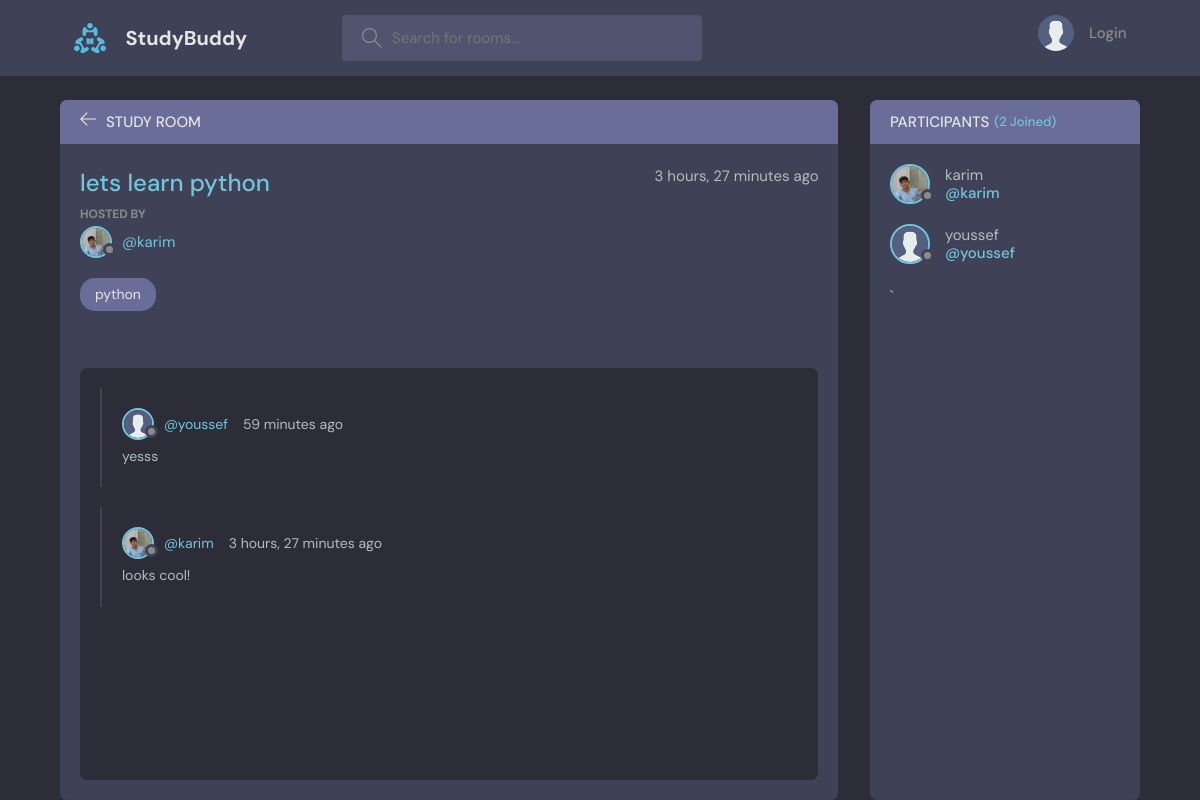
/room/1, run on the app's committed database.
### base/models.py (models this page shows, shortened)
class Room(models.Model):
    host = models.ForeignKey(User , on_delete=models.SET_NULL , null=True)
    topic =  models.ForeignKey(Topic , on_delete=models.SET_NULL , null=True)
    name = models.CharField(max_length=200)
    description = models.TextField(null=True , blank=True)
    participants = models.ManyToManyField(User , related_name ='participants' , blank = True)
    updated = models.DateTimeField(auto_now=True)
    created = models.DateTimeField(auto_now_add=True)
    class Meta:
        ordering = ['-updated' , '-created']

class User(AbstractUser):
    name = models.CharField(max_length=200 , null = True)
    email = models.EmailField(unique = True , null = True)
    bio = models.TextField(null = True)
    avatar = models.ImageField(null = True , default = 'avatar.svg')
    USERNAME_FIELD = 'email'
    REQUIRED_FIELDS = []

class Topic(models.Model):
    name = models.CharField(max_length=200)
    def __str__(self):
        return self.name

class Message(models.Model):
    user = models.ForeignKey(User , on_delete=models.CASCADE)
    room = models.ForeignKey(Room , on_delete=models.CASCADE)
    body = models.TextField()
    updated = models.DateTimeField(auto_now=True)
    created = models.DateTimeField(auto_now_add=True)
    class Meta:
        ordering = ['-updated' , '-created']

### base/views.py (the view, shortened to what this page needs)
# urls.py: path('room/<int:id>', views.room , name = 'room'),
def room(request , id):
    room = Room.objects.get(id=id)
    room_messages = room.message_set.all().order_by('-created')
    participants = room.participants.all()
    context = {'room' : room , 'room_messages' : room_messages , 'participants' : participants}
    return render(request , 'base/room.html' , context)

### base/templates/base/room.html (shortened to what this page needs)
{% extends 'main.html' %}
{% block content %}
    <main class="profile-page layout layout--2">
      <div class="container">
        <div class="room">
          <div class="room__top">
            <div class="room__topLeft">
              <a href="{% url 'home' %}">
                <svg version="1.1" xmlns="http://www.w3.org/2000/svg" width="32" height="32" viewBox="0 0 32 32">
                  <title>arrow-left</title>
                  <path
                    d="M13.723 2.286l-13.723 13.714 13.719 13.714 1.616-1.611-10.96-10.96h27.625v-2.286h-27.625l10.965-10.965-1.616-1.607z"
                  ></path>
                </svg>
              </a>
              <h3>Study Room</h3>
            </div>
          </div>
          <div class="room__box scroll">
            <div class="room__header scroll">
              <div class="room__info">
                <h3>{{room.name}}</h3>
                <span>{{room.created|timesince}} ago</span>
              </div>
              <div class="room__hosted">
                <p>Hosted By</p>
                <a href="{% url 'user-profile' room.host.id %}" class="room__author">
                  <div class="avatar avatar--small">
                    <img src="{{room.host.avatar.url}}" />
                  </div>
                  <span>@{{room.host.username}}</span>
                </a>
              </div>
              <span class="room__topics">{{room.topic}}</span>
            </div>
            <div class="room__conversation">
              <div class="threads scroll">
                {% for message in room_messages %}
                <div class="thread">
                  <div class="thread__top">
                    <div class="thread__author">
                      <a href="#" class="thread__authorInfo">
                        <div class="avatar avatar--small">
                          <img src="{{message.user.avatar.url}}" />
                        </div>
                        <span>@{{message.user.username}}</span>
                      </a>
                      <span class="thread__date">{{message.created|timesince}} ago</span>
                    </div>
                  </div>
                  <div class="thread__details">
                    {{message.body}}
                  </div>
                </div>
                {% endfor %}
              </div>
            </div>
          </div>
        </div>
        <div class="participants">
          <h3 class="participants__top">Participants <span>({{participants.count}} Joined)</span></h3>
          <div class="participants__list scroll">
           {% for user in participants %}
            <a href="profile.html" class="participant">
              <div class="avatar avatar--medium">
                <img src="{{user.avatar.url}}" />
              </div>
              <p>
                {{user.username}}
                <span>@{{user.username}}</span>
              </p>
            </a>
          {% endfor %}
        `</div>
        </div>
      </div>
    </main>
{% endblock content %}

### data on the page
Room: name "lets learn python", created "3 hours, 27 minutes", host.avatar (picture), host.username "karim", topic "python"
Message: user.avatar (placeholder picture), user.username "youssef", created "59 minutes", body "yesss"
Message: user.avatar (picture), user.username "karim", created "3 hours, 27 minutes", body "looks cool!"
User: avatar (picture), username "karim"
User: avatar (placeholder picture), username "youssef"

### other printed values
{{ participants.count }} "2"
